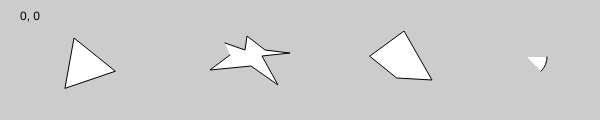
Frame 1 (no input)
Frame 60 (no input): identical to frame 1, image omitted
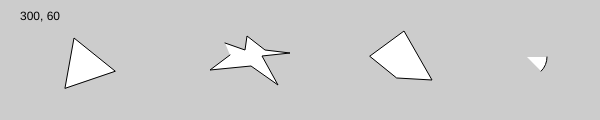
Frame 120 (the mouse pressed at the canvas centre since frame 60)

The p5.js sketch that drew these frames (run headless with seeded random() and noise() and a simulated clock; from frame 60 on, the mouse is pressed at the canvas centre):

// p5.js sketch
// ── sketch.js
function setup() {
  createCanvas(600, 120);
}

function draw() {
  background(204);

  //Draw a triangle by setting the (x, y) 
  //coordinates of its three vertices
  triangle(65, 88, 74, 38, 115, 71);

  //Draw a quadrilateral by setting the (x, y) 
  //coordinates of its four vertices
  quad(370, 56, 404, 31, 432, 80, 397, 78);
  
  //Draw a shape by setting the coordinates to each of its vertices, 
  //however many you would like
  beginShape();
  vertex(225, 43);
  vertex(245, 50);
  vertex(247, 36);
  vertex(265, 50);
  vertex(290, 53);
  vertex(262, 56);
  vertex(278, 85);
  vertex(251, 66);
  vertex(210, 70);
  vertex(230, 55);
  endShape();
  //If you would like your shape to close:
  //endShape(CLOSE);
  
  //Draw an arc at position (527, 57), of width=40 and height=40, 
  //from zero radians to PI/4 radians 
  //(PI radians are 180 degrees; PI/4 are 45 degrees)
  arc(527, 57, 40, 40, 0, PI/4);
  //See more documentation about arcs here: http://p5js.org/reference/#/p5/arc
  
  
  //To help you find the right point positions, use this line:
  text(mouseX + ", " + mouseY, 20, 20);
  //We will explain how it works later on.
}
